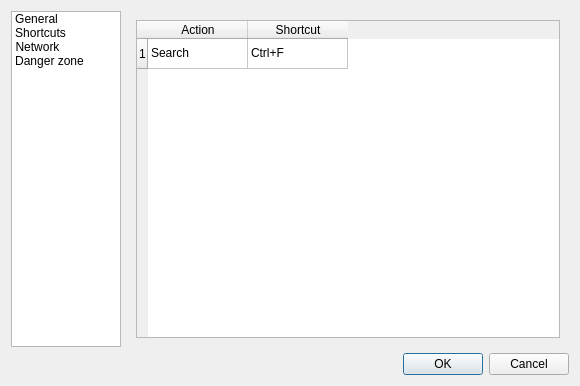
<?xml version="1.0" encoding="UTF-8"?>
<ui version="4.0">
 <class>settingsDialog</class>
 <widget class="QDialog" name="settingsDialog">
  <property name="geometry">
   <rect>
    <x>0</x>
    <y>0</y>
    <width>580</width>
    <height>386</height>
   </rect>
  </property>
  <property name="windowTitle">
   <string>Dialog</string>
  </property>
  <property name="windowIcon">
   <iconset resource="resources.qrc">
    <normaloff>:/images/icon.png</normaloff>:/images/icon.png</iconset>
  </property>
  <layout class="QVBoxLayout" name="verticalLayout_2">
   <item>
    <layout class="QHBoxLayout" name="horizontalLayout_2">
     <item>
      <widget class="QListWidget" name="lw_tabs">
       <property name="maximumSize">
        <size>
         <width>110</width>
         <height>16777215</height>
        </size>
       </property>
       <property name="flow">
        <enum>QListView::TopToBottom</enum>
       </property>
       <property name="viewMode">
        <enum>QListView::IconMode</enum>
       </property>
       <item>
        <property name="text">
         <string>General</string>
        </property>
        <property name="icon">
         <iconset resource="resources.qrc">
          <normaloff>:/images/icon.png</normaloff>:/images/icon.png</iconset>
        </property>
        <property name="flags">
         <set>ItemIsSelectable|ItemIsUserCheckable|ItemIsEnabled</set>
        </property>
       </item>
       <item>
        <property name="text">
         <string>Shortcuts</string>
        </property>
        <property name="icon">
         <iconset resource="resources.qrc">
          <normaloff>:/images/icon.png</normaloff>:/images/icon.png</iconset>
        </property>
       </item>
       <item>
        <property name="text">
         <string>Network</string>
        </property>
        <property name="icon">
         <iconset resource="resources.qrc">
          <normaloff>:/images/icon.png</normaloff>:/images/icon.png</iconset>
        </property>
       </item>
       <item>
        <property name="text">
         <string>Danger zone</string>
        </property>
        <property name="icon">
         <iconset resource="resources.qrc">
          <normaloff>:/images/icon.png</normaloff>:/images/icon.png</iconset>
        </property>
       </item>
      </widget>
     </item>
     <item>
      <layout class="QVBoxLayout" name="la_generalpage">
       <item>
        <widget class="QStackedWidget" name="stackedWidget">
         <property name="currentIndex">
          <number>1</number>
         </property>
         <widget class="QWidget" name="page1">
          <layout class="QVBoxLayout" name="verticalLayout">
           <item>
            <layout class="QHBoxLayout" name="horizontalLayout">
             <item>
              <widget class="QLabel" name="label">
               <property name="text">
                <string>Path to mail dir:</string>
               </property>
              </widget>
             </item>
             <item>
              <widget class="QLineEdit" name="le_path_mailbox"/>
             </item>
            </layout>
           </item>
           <item>
            <widget class="QCheckBox" name="cb_alwayswebview">
             <property name="text">
              <string>Always use webview to display messages</string>
             </property>
            </widget>
           </item>
           <item>
            <widget class="QCheckBox" name="cb_automaticallywebview">
             <property name="text">
              <string>Use webview automatically, when needed</string>
             </property>
            </widget>
           </item>
           <item>
            <widget class="QGroupBox" name="gb_checknew">
             <property name="title">
              <string>Check for new mail automatically</string>
             </property>
             <property name="checkable">
              <bool>true</bool>
             </property>
             <property name="checked">
              <bool>false</bool>
             </property>
             <widget class="QLabel" name="label_2">
              <property name="geometry">
               <rect>
                <x>15</x>
                <y>23</y>
                <width>30</width>
                <height>16</height>
               </rect>
              </property>
              <property name="text">
               <string>After</string>
              </property>
             </widget>
             <widget class="QSpinBox" name="sp_seconds_tocheck">
              <property name="geometry">
               <rect>
                <x>50</x>
                <y>23</y>
                <width>48</width>
                <height>24</height>
               </rect>
              </property>
             </widget>
             <widget class="QLabel" name="label_3">
              <property name="geometry">
               <rect>
                <x>103</x>
                <y>23</y>
                <width>53</width>
                <height>16</height>
               </rect>
              </property>
              <property name="text">
               <string>seconds</string>
              </property>
             </widget>
            </widget>
           </item>
           <item>
            <widget class="QCheckBox" name="cb_trayicon">
             <property name="text">
              <string>Display icon in tray</string>
             </property>
            </widget>
           </item>
           <item>
            <widget class="QCheckBox" name="cb_notify">
             <property name="text">
              <string>Display notifications</string>
             </property>
            </widget>
           </item>
           <item>
            <widget class="QCheckBox" name="cb_usexdgbrowser">
             <property name="text">
              <string>Use external broweser</string>
             </property>
            </widget>
           </item>
           <item>
            <spacer name="verticalSpacer">
             <property name="orientation">
              <enum>Qt::Vertical</enum>
             </property>
             <property name="sizeType">
              <enum>QSizePolicy::Fixed</enum>
             </property>
             <property name="sizeHint" stdset="0">
              <size>
               <width>20</width>
               <height>120</height>
              </size>
             </property>
            </spacer>
           </item>
          </layout>
         </widget>
         <widget class="QWidget" name="page2">
          <layout class="QVBoxLayout" name="verticalLayout_6">
           <item>
            <widget class="QTableWidget" name="tb_shortcuts">
             <row>
              <property name="text">
               <string>1</string>
              </property>
             </row>
             <column>
              <property name="text">
               <string>Action</string>
              </property>
             </column>
             <column>
              <property name="text">
               <string>Shortcut</string>
              </property>
             </column>
             <item row="0" column="0">
              <property name="text">
               <string>Search</string>
              </property>
              <property name="flags">
               <set>ItemIsEnabled</set>
              </property>
             </item>
             <item row="0" column="1">
              <property name="text">
               <string>Ctrl+F</string>
              </property>
             </item>
            </widget>
           </item>
          </layout>
         </widget>
         <widget class="QWidget" name="page3">
          <layout class="QVBoxLayout" name="verticalLayout_5">
           <item>
            <layout class="QHBoxLayout" name="horizontalLayout_5">
             <item>
              <widget class="QLabel" name="label_5">
               <property name="text">
                <string>Proxy server:</string>
               </property>
              </widget>
             </item>
             <item>
              <widget class="QLineEdit" name="le_server"/>
             </item>
             <item>
              <spacer name="horizontalSpacer_4">
               <property name="orientation">
                <enum>Qt::Horizontal</enum>
               </property>
               <property name="sizeHint" stdset="0">
                <size>
                 <width>40</width>
                 <height>20</height>
                </size>
               </property>
              </spacer>
             </item>
            </layout>
           </item>
           <item>
            <layout class="QHBoxLayout" name="horizontalLayout_6">
             <item>
              <widget class="QLabel" name="label_6">
               <property name="text">
                <string>Username:</string>
               </property>
              </widget>
             </item>
             <item>
              <widget class="QLineEdit" name="le_username"/>
             </item>
             <item>
              <spacer name="horizontalSpacer_3">
               <property name="orientation">
                <enum>Qt::Horizontal</enum>
               </property>
               <property name="sizeHint" stdset="0">
                <size>
                 <width>40</width>
                 <height>20</height>
                </size>
               </property>
              </spacer>
             </item>
            </layout>
           </item>
           <item>
            <layout class="QHBoxLayout" name="horizontalLayout_7">
             <item>
              <widget class="QLabel" name="label_7">
               <property name="text">
                <string>Password: </string>
               </property>
              </widget>
             </item>
             <item>
              <widget class="QLineEdit" name="le_password">
               <property name="echoMode">
                <enum>QLineEdit::Password</enum>
               </property>
              </widget>
             </item>
             <item>
              <spacer name="horizontalSpacer_5">
               <property name="orientation">
                <enum>Qt::Horizontal</enum>
               </property>
               <property name="sizeHint" stdset="0">
                <size>
                 <width>40</width>
                 <height>20</height>
                </size>
               </property>
              </spacer>
             </item>
            </layout>
           </item>
           <item>
            <spacer name="verticalSpacer_4">
             <property name="orientation">
              <enum>Qt::Vertical</enum>
             </property>
             <property name="sizeHint" stdset="0">
              <size>
               <width>20</width>
               <height>40</height>
              </size>
             </property>
            </spacer>
           </item>
          </layout>
         </widget>
         <widget class="QWidget" name="page4">
          <layout class="QVBoxLayout" name="verticalLayout_3">
           <item>
            <widget class="QGroupBox" name="groupBox">
             <property name="title">
              <string>If you click on some of this buttons this can't be undone.</string>
             </property>
             <property name="checkable">
              <bool>true</bool>
             </property>
             <property name="checked">
              <bool>false</bool>
             </property>
             <layout class="QVBoxLayout" name="verticalLayout_4">
              <item>
               <widget class="QLabel" name="label_4">
                <property name="text">
                 <string>&lt;html&gt;&lt;head/&gt;&lt;body&gt;&lt;p&gt;This settings, sometimes, might be useful,&lt;br&gt;but most people doesn't need it.&lt;/body&gt;&lt;/html&gt;</string>
                </property>
               </widget>
              </item>
              <item>
               <spacer name="verticalSpacer_3">
                <property name="orientation">
                 <enum>Qt::Vertical</enum>
                </property>
                <property name="sizeType">
                 <enum>QSizePolicy::Preferred</enum>
                </property>
                <property name="sizeHint" stdset="0">
                 <size>
                  <width>20</width>
                  <height>10</height>
                 </size>
                </property>
               </spacer>
              </item>
              <item>
               <layout class="QHBoxLayout" name="horizontalLayout_4">
                <item>
                 <widget class="QPushButton" name="bt_deletelocal">
                  <property name="text">
                   <string>Delete local mails</string>
                  </property>
                 </widget>
                </item>
                <item>
                 <spacer name="horizontalSpacer_2">
                  <property name="orientation">
                   <enum>Qt::Horizontal</enum>
                  </property>
                  <property name="sizeHint" stdset="0">
                   <size>
                    <width>40</width>
                    <height>20</height>
                   </size>
                  </property>
                 </spacer>
                </item>
               </layout>
              </item>
              <item>
               <layout class="QHBoxLayout" name="horizontalLayout_3">
                <item>
                 <widget class="QPushButton" name="bt_deleteserver">
                  <property name="text">
                   <string>Delete all server mails</string>
                  </property>
                 </widget>
                </item>
                <item>
                 <spacer name="horizontalSpacer">
                  <property name="orientation">
                   <enum>Qt::Horizontal</enum>
                  </property>
                  <property name="sizeHint" stdset="0">
                   <size>
                    <width>40</width>
                    <height>20</height>
                   </size>
                  </property>
                 </spacer>
                </item>
               </layout>
              </item>
              <item>
               <spacer name="verticalSpacer_2">
                <property name="orientation">
                 <enum>Qt::Vertical</enum>
                </property>
                <property name="sizeHint" stdset="0">
                 <size>
                  <width>20</width>
                  <height>40</height>
                 </size>
                </property>
               </spacer>
              </item>
             </layout>
            </widget>
           </item>
          </layout>
         </widget>
        </widget>
       </item>
      </layout>
     </item>
    </layout>
   </item>
   <item>
    <widget class="QDialogButtonBox" name="buttonBox">
     <property name="orientation">
      <enum>Qt::Horizontal</enum>
     </property>
     <property name="standardButtons">
      <set>QDialogButtonBox::Cancel|QDialogButtonBox::Ok</set>
     </property>
    </widget>
   </item>
  </layout>
 </widget>
 <resources>
  <include location="resources.qrc"/>
 </resources>
 <connections>
  <connection>
   <sender>buttonBox</sender>
   <signal>accepted()</signal>
   <receiver>settingsDialog</receiver>
   <slot>accept()</slot>
   <hints>
    <hint type="sourcelabel">
     <x>248</x>
     <y>254</y>
    </hint>
    <hint type="destinationlabel">
     <x>157</x>
     <y>274</y>
    </hint>
   </hints>
  </connection>
  <connection>
   <sender>buttonBox</sender>
   <signal>rejected()</signal>
   <receiver>settingsDialog</receiver>
   <slot>reject()</slot>
   <hints>
    <hint type="sourcelabel">
     <x>316</x>
     <y>260</y>
    </hint>
    <hint type="destinationlabel">
     <x>286</x>
     <y>274</y>
    </hint>
   </hints>
  </connection>
 </connections>
</ui>
